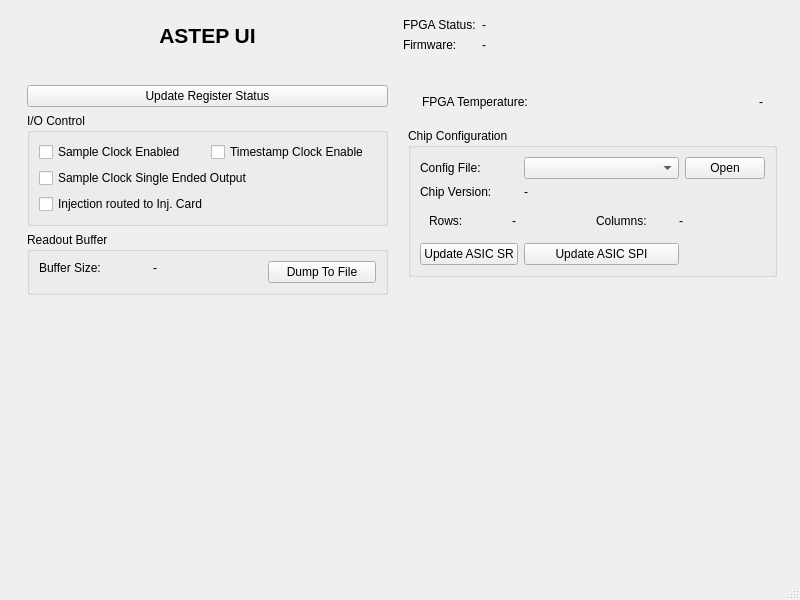
<?xml version="1.0" encoding="UTF-8"?>
<ui version="4.0">
 <class>MainWindow</class>
 <widget class="QMainWindow" name="MainWindow">
  <property name="geometry">
   <rect>
    <x>0</x>
    <y>0</y>
    <width>800</width>
    <height>600</height>
   </rect>
  </property>
  <property name="windowTitle">
   <string>MainWindow</string>
  </property>
  <widget class="QWidget" name="topContainer">
   <property name="sizePolicy">
    <sizepolicy hsizetype="Preferred" vsizetype="Preferred">
     <horstretch>0</horstretch>
     <verstretch>0</verstretch>
    </sizepolicy>
   </property>
   <layout class="QVBoxLayout" name="verticalLayout_2">
    <property name="sizeConstraint">
     <enum>QLayout::SetDefaultConstraint</enum>
    </property>
    <item>
     <widget class="QWidget" name="headerWidget" native="true">
      <layout class="QHBoxLayout" name="horizontalLayout">
       <item>
        <widget class="QLabel" name="label">
         <property name="sizePolicy">
          <sizepolicy hsizetype="MinimumExpanding" vsizetype="Preferred">
           <horstretch>0</horstretch>
           <verstretch>0</verstretch>
          </sizepolicy>
         </property>
         <property name="font">
          <font>
           <pointsize>16</pointsize>
           <weight>75</weight>
           <bold>true</bold>
          </font>
         </property>
         <property name="text">
          <string>ASTEP UI</string>
         </property>
         <property name="alignment">
          <set>Qt::AlignCenter</set>
         </property>
        </widget>
       </item>
       <item>
        <layout class="QGridLayout" name="gridLayout">
         <property name="sizeConstraint">
          <enum>QLayout::SetDefaultConstraint</enum>
         </property>
         <item row="1" column="0">
          <widget class="QLabel" name="firmwareVersionLabel">
           <property name="sizePolicy">
            <sizepolicy hsizetype="Preferred" vsizetype="Preferred">
             <horstretch>0</horstretch>
             <verstretch>0</verstretch>
            </sizepolicy>
           </property>
           <property name="text">
            <string>Firmware:</string>
           </property>
           <property name="alignment">
            <set>Qt::AlignLeading|Qt::AlignLeft|Qt::AlignVCenter</set>
           </property>
          </widget>
         </item>
         <item row="1" column="1">
          <widget class="QLabel" name="firmwareVersion">
           <property name="sizePolicy">
            <sizepolicy hsizetype="Preferred" vsizetype="Preferred">
             <horstretch>1</horstretch>
             <verstretch>0</verstretch>
            </sizepolicy>
           </property>
           <property name="text">
            <string>-</string>
           </property>
           <property name="alignment">
            <set>Qt::AlignLeading|Qt::AlignLeft|Qt::AlignTop</set>
           </property>
          </widget>
         </item>
         <item row="0" column="0">
          <widget class="QLabel" name="label_2">
           <property name="sizePolicy">
            <sizepolicy hsizetype="Preferred" vsizetype="Preferred">
             <horstretch>0</horstretch>
             <verstretch>0</verstretch>
            </sizepolicy>
           </property>
           <property name="text">
            <string>FPGA Status:</string>
           </property>
           <property name="alignment">
            <set>Qt::AlignLeading|Qt::AlignLeft|Qt::AlignVCenter</set>
           </property>
          </widget>
         </item>
         <item row="0" column="1">
          <widget class="QLabel" name="deviceStatus">
           <property name="sizePolicy">
            <sizepolicy hsizetype="Preferred" vsizetype="Preferred">
             <horstretch>1</horstretch>
             <verstretch>0</verstretch>
            </sizepolicy>
           </property>
           <property name="autoFillBackground">
            <bool>true</bool>
           </property>
           <property name="text">
            <string>-</string>
           </property>
           <property name="textFormat">
            <enum>Qt::AutoText</enum>
           </property>
           <property name="alignment">
            <set>Qt::AlignLeading|Qt::AlignLeft|Qt::AlignTop</set>
           </property>
           <property name="wordWrap">
            <bool>true</bool>
           </property>
          </widget>
         </item>
        </layout>
       </item>
      </layout>
     </widget>
    </item>
    <item>
     <widget class="QWidget" name="centralWidget" native="true">
      <property name="sizePolicy">
       <sizepolicy hsizetype="Preferred" vsizetype="Expanding">
        <horstretch>0</horstretch>
        <verstretch>1</verstretch>
       </sizepolicy>
      </property>
      <layout class="QHBoxLayout" name="horizontalLayout_3">
       <item>
        <widget class="QWidget" name="centralLeftWidget" native="true">
         <property name="sizePolicy">
          <sizepolicy hsizetype="Preferred" vsizetype="Preferred">
           <horstretch>1</horstretch>
           <verstretch>0</verstretch>
          </sizepolicy>
         </property>
         <layout class="QVBoxLayout" name="centralLeftVBox">
          <item>
           <widget class="QPushButton" name="updateLayerStatsButton">
            <property name="text">
             <string>Update Register Status</string>
            </property>
           </widget>
          </item>
          <item>
           <widget class="QGroupBox" name="groupBox_2">
            <property name="title">
             <string>I/O Control</string>
            </property>
            <property name="flat">
             <bool>false</bool>
            </property>
            <layout class="QGridLayout" name="gridLayout_3">
             <item row="0" column="0">
              <widget class="QCheckBox" name="ioSampleClockEnBox">
               <property name="text">
                <string>Sample Clock Enabled</string>
               </property>
              </widget>
             </item>
             <item row="0" column="1">
              <widget class="QCheckBox" name="ioTimestampClockEnBox">
               <property name="text">
                <string>Timestamp Clock Enable</string>
               </property>
              </widget>
             </item>
             <item row="1" column="0" colspan="2">
              <widget class="QCheckBox" name="ioSampleClockSEBox">
               <property name="text">
                <string>Sample Clock Single Ended Output</string>
               </property>
              </widget>
             </item>
             <item row="2" column="0" colspan="2">
              <widget class="QCheckBox" name="ioInjToCardEnBox">
               <property name="text">
                <string>Injection routed to Inj. Card</string>
               </property>
              </widget>
             </item>
            </layout>
           </widget>
          </item>
          <item>
           <widget class="QGroupBox" name="groupBox">
            <property name="title">
             <string>Readout Buffer</string>
            </property>
            <layout class="QGridLayout" name="gridLayout_2">
             <item row="0" column="0">
              <widget class="QLabel" name="label_4">
               <property name="text">
                <string>Buffer Size:</string>
               </property>
               <property name="alignment">
                <set>Qt::AlignLeading|Qt::AlignLeft|Qt::AlignTop</set>
               </property>
              </widget>
             </item>
             <item row="0" column="1">
              <widget class="QLabel" name="readoutBufferSize">
               <property name="text">
                <string>-</string>
               </property>
               <property name="alignment">
                <set>Qt::AlignLeading|Qt::AlignLeft|Qt::AlignTop</set>
               </property>
              </widget>
             </item>
             <item row="0" column="2">
              <widget class="QPushButton" name="readoutBufferDump">
               <property name="text">
                <string>Dump To File</string>
               </property>
              </widget>
             </item>
            </layout>
           </widget>
          </item>
          <item>
           <widget class="QWidget" name="leftLayerBoxesContainer" native="true">
            <property name="sizePolicy">
             <sizepolicy hsizetype="MinimumExpanding" vsizetype="Preferred">
              <horstretch>1</horstretch>
              <verstretch>1</verstretch>
             </sizepolicy>
            </property>
            <property name="autoFillBackground">
             <bool>false</bool>
            </property>
            <property name="styleSheet">
             <string notr="true"/>
            </property>
            <layout class="QVBoxLayout" name="leftLayerBoxesLayout">
             <property name="spacing">
              <number>5</number>
             </property>
             <property name="leftMargin">
              <number>0</number>
             </property>
             <property name="topMargin">
              <number>0</number>
             </property>
             <property name="rightMargin">
              <number>0</number>
             </property>
             <property name="bottomMargin">
              <number>0</number>
             </property>
            </layout>
           </widget>
          </item>
         </layout>
        </widget>
       </item>
       <item>
        <widget class="QWidget" name="centralHousekkepingWidget" native="true">
         <property name="sizePolicy">
          <sizepolicy hsizetype="Preferred" vsizetype="Preferred">
           <horstretch>1</horstretch>
           <verstretch>0</verstretch>
          </sizepolicy>
         </property>
         <layout class="QVBoxLayout" name="verticalLayout">
          <property name="spacing">
           <number>5</number>
          </property>
          <property name="leftMargin">
           <number>5</number>
          </property>
          <property name="topMargin">
           <number>5</number>
          </property>
          <property name="rightMargin">
           <number>5</number>
          </property>
          <property name="bottomMargin">
           <number>5</number>
          </property>
          <item>
           <widget class="QWidget" name="hkFPGATempWidget" native="true">
            <layout class="QVBoxLayout" name="hkFPGATempWidgetLayout">
             <property name="spacing">
              <number>5</number>
             </property>
             <property name="leftMargin">
              <number>5</number>
             </property>
             <property name="topMargin">
              <number>5</number>
             </property>
             <property name="rightMargin">
              <number>5</number>
             </property>
             <property name="bottomMargin">
              <number>5</number>
             </property>
             <item>
              <widget class="QWidget" name="horizontalWidget" native="true">
               <layout class="QHBoxLayout" name="horizontalLayout_2">
                <item>
                 <widget class="QLabel" name="label_3">
                  <property name="sizePolicy">
                   <sizepolicy hsizetype="Preferred" vsizetype="Preferred">
                    <horstretch>1</horstretch>
                    <verstretch>0</verstretch>
                   </sizepolicy>
                  </property>
                  <property name="text">
                   <string>FPGA Temperature:</string>
                  </property>
                 </widget>
                </item>
                <item>
                 <widget class="QLabel" name="fpgaTemperatureText">
                  <property name="text">
                   <string>-</string>
                  </property>
                 </widget>
                </item>
               </layout>
              </widget>
             </item>
            </layout>
           </widget>
          </item>
          <item>
           <widget class="QGroupBox" name="groupBox_3">
            <property name="title">
             <string>Chip Configuration</string>
            </property>
            <layout class="QGridLayout" name="gridLayout_4">
             <item row="1" column="1">
              <widget class="QLabel" name="configLoadedChipVersion">
               <property name="text">
                <string>-</string>
               </property>
              </widget>
             </item>
             <item row="0" column="0">
              <widget class="QLabel" name="label_5">
               <property name="text">
                <string>Config File:</string>
               </property>
              </widget>
             </item>
             <item row="0" column="2">
              <widget class="QPushButton" name="configFileOpenButton">
               <property name="text">
                <string>Open</string>
               </property>
              </widget>
             </item>
             <item row="1" column="0">
              <widget class="QLabel" name="label_6">
               <property name="text">
                <string>Chip Version:</string>
               </property>
              </widget>
             </item>
             <item row="0" column="1">
              <widget class="QComboBox" name="configFilesList">
               <property name="sizePolicy">
                <sizepolicy hsizetype="Expanding" vsizetype="Fixed">
                 <horstretch>1</horstretch>
                 <verstretch>0</verstretch>
                </sizepolicy>
               </property>
              </widget>
             </item>
             <item row="2" column="0" colspan="3">
              <widget class="QWidget" name="horizontalWidget" native="true">
               <property name="sizePolicy">
                <sizepolicy hsizetype="Preferred" vsizetype="Preferred">
                 <horstretch>0</horstretch>
                 <verstretch>0</verstretch>
                </sizepolicy>
               </property>
               <layout class="QHBoxLayout" name="horizontalLayout_4">
                <item>
                 <widget class="QLabel" name="label_7">
                  <property name="text">
                   <string>Rows:</string>
                  </property>
                 </widget>
                </item>
                <item>
                 <widget class="QLabel" name="configLoadedRows">
                  <property name="text">
                   <string>-</string>
                  </property>
                 </widget>
                </item>
                <item>
                 <widget class="QLabel" name="label_8">
                  <property name="text">
                   <string>Columns:</string>
                  </property>
                 </widget>
                </item>
                <item>
                 <widget class="QLabel" name="configLoadedColumns">
                  <property name="text">
                   <string>-</string>
                  </property>
                 </widget>
                </item>
               </layout>
              </widget>
             </item>
             <item row="4" column="0">
              <widget class="QPushButton" name="pushButton">
               <property name="text">
                <string>Update ASIC SR</string>
               </property>
              </widget>
             </item>
             <item row="4" column="1">
              <widget class="QPushButton" name="pushButton_2">
               <property name="text">
                <string>Update ASIC SPI</string>
               </property>
              </widget>
             </item>
            </layout>
           </widget>
          </item>
          <item>
           <spacer name="verticalSpacer">
            <property name="orientation">
             <enum>Qt::Vertical</enum>
            </property>
            <property name="sizeHint" stdset="0">
             <size>
              <width>20</width>
              <height>40</height>
             </size>
            </property>
           </spacer>
          </item>
         </layout>
        </widget>
       </item>
      </layout>
     </widget>
    </item>
   </layout>
  </widget>
  <widget class="QMenuBar" name="menubar">
   <property name="geometry">
    <rect>
     <x>0</x>
     <y>0</y>
     <width>800</width>
     <height>20</height>
    </rect>
   </property>
  </widget>
  <widget class="QStatusBar" name="statusbar"/>
 </widget>
 <resources/>
 <connections/>
</ui>
